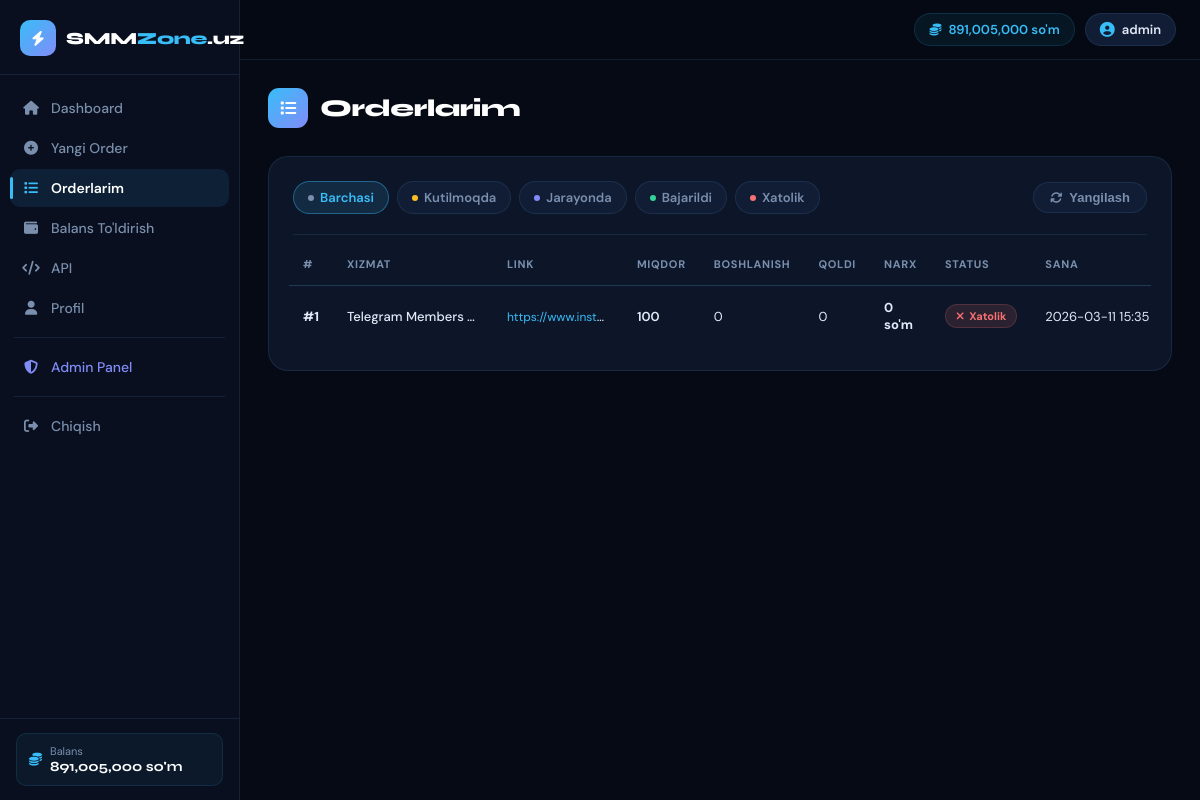
/orders (signed in), run on the app's committed database.
### tables this page shows
CREATE TABLE users (
    id           INTEGER PRIMARY KEY AUTOINCREMENT,
    username     TEXT UNIQUE NOT NULL,
    email        TEXT UNIQUE NOT NULL,
    password     TEXT NOT NULL,
    balance      REAL DEFAULT 0,
    role         TEXT DEFAULT 'user',
    api_key      TEXT UNIQUE,
    total_spent  REAL DEFAULT 0,
    total_orders INTEGER DEFAULT 0,
    ref_code     TEXT UNIQUE,
    referred_by  INTEGER,
    ref_earnings REAL DEFAULT 0,
    is_active    INTEGER DEFAULT 1,
    created_at   TEXT DEFAULT (datetime('now'))
);

CREATE TABLE orders (
    id              INTEGER PRIMARY KEY AUTOINCREMENT,
    user_id         INTEGER NOT NULL,
    service_id      INTEGER NOT NULL,
    provider_order_id TEXT,
    link            TEXT NOT NULL,
    quantity        INTEGER NOT NULL,
    price           REAL NOT NULL,
    start_count     INTEGER DEFAULT 0,
    remains         INTEGER DEFAULT 0,
    status          TEXT DEFAULT 'Pending',
    note            TEXT,
    created_at      TEXT DEFAULT (datetime('now')),
    updated_at      TEXT DEFAULT (datetime('now')),
    FOREIGN KEY(user_id)    REFERENCES users(id),
    FOREIGN KEY(service_id) REFERENCES services(id)
);

CREATE TABLE services (
    id              INTEGER PRIMARY KEY AUTOINCREMENT,
    category_id     INTEGER NOT NULL,
    provider_id     INTEGER,
    name            TEXT NOT NULL,
    description     TEXT,
    type            TEXT DEFAULT 'Default',
    platform        TEXT,
    price_per_1000  REAL NOT NULL,
    min_order       INTEGER DEFAULT 10,
    max_order       INTEGER DEFAULT 100000,
    is_active       INTEGER DEFAULT 1,
    created_at      TEXT DEFAULT (datetime('now')),
    FOREIGN KEY(category_id) REFERENCES categories(id)
);

### services/user_service.py (the view)
@user_bp.route("/orders")
@login_required
def orders():
    db     = get_db()
    u      = current_user()
    page   = max(1, int(request.args.get("page", 1)))
    status = request.args.get("status", "")
    limit  = 20
    where  = "WHERE o.user_id=?"
    params = [u["id"]]
    if status:
        where += " AND o.status=?"
        params.append(status)
    rows = r2l(db.execute(
        f"SELECT o.*, s.name as svc_name FROM orders o "
        f"JOIN services s ON o.service_id=s.id "
        f"{where} ORDER BY o.created_at DESC LIMIT ? OFFSET ?",
        params + [limit, (page - 1) * limit]
    ).fetchall())
    total = db.execute(f"SELECT COUNT(*) FROM orders o {where}", params).fetchone()[0]
    return render_template("orders.html", user=r2d(u), orders=rows,
                           page=page, total=total, limit=limit, status=status)

### database/db.py (called while the page is built)
def get_db():
    if "db" not in g:
        g.db = sqlite3.connect(DATABASE)
        g.db.row_factory = sqlite3.Row
    return g.db

def r2d(row):
    if row is None:
        return None
    return dict(row)

def r2l(rows):
    return [dict(row) for row in rows]

### main.py (called while the page is built)
@app.context_processor
def inject_globals():
    user_balance = 0
    if "user_id" in session:
        db = get_db()
        u  = db.execute("SELECT balance FROM users WHERE id=?", (session["user_id"],)).fetchone()
        if u: user_balance = u["balance"]
        session["balance"] = user_balance
    return {"site_name": Config.SITE_NAME, "user_balance": user_balance}

### services/user_service.py (called while the page is built)
def current_user():
    db = get_db()
    return db.execute("SELECT * FROM users WHERE id=?", (session["user_id"],)).fetchone()

### templates/orders.html (shortened to what this page needs)
{% extends "base.html" %}
{% block content %}
<div class="page-header">
  <h1 class="page-title">
    <div class="page-title-icon"><i class="fas fa-list"></i></div>
    Orderlarim
  </h1>
</div>
<div class="orders-card">
  <div class="filter-bar">
    {% for st, label, dot in [
      ('',           'Barchasi',   'dot-all'),
      ('Pending',    'Kutilmoqda', 'dot-pending'),
      ('Processing', 'Jarayonda',  'dot-process'),
      ('Completed',  'Bajarildi',  'dot-complete'),
      ('Failed',     'Xatolik',    'dot-failed')
    ] %}
    <a href="/orders?status={{ st }}"
       class="filter-btn {% if status == st %}active{% endif %}">
      <span class="dot {{ dot }}"></span>
      {{ label }}
    </a>
    {% endfor %}
    <form method="POST" action="/api/sync-orders" style="margin-left:auto">
      <button type="submit" class="sync-btn">
        <i class="fas fa-sync"></i> Yangilash
      </button>
    </form>
  </div>
  <div class="table-wrap">
    <table class="orders-table">
      <thead>
        <tr>
          <th>#</th>
          <th>Xizmat</th>
          <th>Link</th>
          <th>Miqdor</th>
          <th>Boshlanish</th>
          <th>Qoldi</th>
          <th>Narx</th>
          <th>Status</th>
          <th>Sana</th>
        </tr>
      </thead>
      <tbody>
        {% for o in orders %}
        <tr>
          <td class="td-id">#{{ o.id }}</td>
          <td class="td-svc" title="{{ o.svc_name }}">{{ o.svc_name }}</td>
          <td class="td-link">
            <a href="{{ o.link }}" target="_blank" rel="noopener">{{ o.link }}</a>
          </td>
          <td class="td-num">{{ "{:,}".format(o.quantity) }}</td>
          <td class="td-stat">{{ o.start_count }}</td>
          <td class="td-stat">{{ o.remains }}</td>
          <td class="td-price">{{ "{:,.0f}".format(o.price) }} so'm</td>
          <td>
            {% if o.status == 'Completed' %}
              <span class="badge badge-green"><i class="fas fa-check"></i> Bajarildi</span>
            {% elif o.status == 'Processing' %}
              <span class="badge badge-blue"><i class="fas fa-spinner fa-spin"></i> Jarayonda</span>
            {% elif o.status == 'Pending' %}
              <span class="badge badge-yellow"><i class="fas fa-clock"></i> Kutilmoqda</span>
            {% elif o.status == 'Failed' %}
              <span class="badge badge-red"><i class="fas fa-times"></i> Xatolik</span>
            {% else %}
              <span class="badge badge-gray">{{ o.status }}</span>
            {% endif %}
          </td>
          <td class="td-date">{{ o.created_at[:16] }}</td>
        </tr>
        {% endfor %}
      </tbody>
    </table>
  </div>
</div>
{% endblock %}

### templates/base.html (shortened to what this page needs)
<!DOCTYPE html>
<html lang="uz">
<head>
<link rel="stylesheet" href="https://cdnjs.cloudflare.com/ajax/libs/font-awesome/6.5.0/css/all.min.css">
</head>
<body class="{% block body_class %}{% endblock %}">
{% if 'user_id' in session %}
<div class="sidebar" id="sidebar">
  <a href="/dashboard" class="sidebar-brand">
    <div class="brand-icon"><i class="fas fa-bolt"></i></div>
    <div class="brand-name">SMM<span>Zone</span>.uz</div>
  </a>
  <nav class="sidebar-nav">
    <a href="/dashboard" class="nav-item {% if request.path == '/dashboard' %}active{% endif %}">
      <i class="fas fa-home"></i><span>Dashboard</span>
    </a>
    <a href="/new-order" class="nav-item {% if request.path == '/new-order' %}active{% endif %}">
      <i class="fas fa-plus-circle"></i><span>Yangi Order</span>
    </a>
    <a href="/orders" class="nav-item {% if request.path == '/orders' %}active{% endif %}">
      <i class="fas fa-list"></i><span>Orderlarim</span>
    </a>
    <a href="/add-funds" class="nav-item {% if request.path == '/add-funds' %}active{% endif %}">
      <i class="fas fa-wallet"></i><span>Balans To'ldirish</span>
    </a>
    <a href="/api-docs" class="nav-item {% if request.path == '/api-docs' %}active{% endif %}">
      <i class="fas fa-code"></i><span>API</span>
    </a>
    <a href="/profile" class="nav-item {% if request.path == '/profile' %}active{% endif %}">
      <i class="fas fa-user"></i><span>Profil</span>
    </a>
    {% if session.role == 'admin' %}
    <div class="nav-divider"></div>
    <a href="/admin/" class="nav-item admin-link {% if '/admin' in request.path %}active{% endif %}">
      <i class="fas fa-shield-alt"></i><span>Admin Panel</span>
    </a>
    {% endif %}
    <div class="nav-divider"></div>
    <a href="/logout" class="nav-item logout">
      <i class="fas fa-sign-out-alt"></i><span>Chiqish</span>
    </a>
  </nav>
  <div class="sidebar-footer">
    <div class="sidebar-balance">
      <i class="fas fa-coins"></i>
      <div>
        <div class="sidebar-balance-label">Balans</div>
        <div class="sidebar-balance-val">{{ "{:,.0f}".format(session.get('balance', 0)) }} so'm</div>
      </div>
    </div>
  </div>
</div>
<div class="main-wrap">
  <header class="topbar">
    <div class="topbar-right">
      <div class="balance-badge">
        <i class="fas fa-coins"></i>
        <span id="balance-display">{{ "{:,.0f}".format(session.get('balance', 0)) }} so'm</span>
      </div>
      <a href="/profile" class="user-badge">
        <i class="fas fa-user-circle"></i>
        {{ session.username }}
      </a>
    </div>
  </header>
  <main class="content">
    {% block content %}{% endblock %}
  </main>
</div>
{% else %}
{% block auth_content %}{% endblock %}
{% endif %}
</body>
</html>

### templates/base.html (style rules this page uses)
*, *::before, *::after { box-sizing: border-box; margin: 0; padding: 0; }
:root { --bg: #050a14; --bg2: #090f1e; --card: #0d1628; --card2: #111d35; --border: rgba(99,179,237,0.12); --accent: #38bdf8; --accent2: #818cf8; --accent3: #34d399; --text: #e2eaf8; --muted: #7a8fad; --white: #ffffff; --grad: linear-gradient(135deg, #38bdf8, #818cf8); --sidebar-w: 240px; --topbar-h: 60px; }
html { scroll-behavior: smooth; }
body { font-family: 'DM Sans', sans-serif; background: var(--bg); color: var(--text); min-height: 100vh; }
.sidebar { position: fixed; top: 0; left: 0; bottom: 0; width: var(--sidebar-w); background: var(--bg2); border-right: 1px solid var(--border); display: flex; flex-direction: column; z-index: 200; transition: transform 0.3s ease; }
.sidebar-brand { display: flex; align-items: center; gap: 10px; padding: 20px 20px 18px; border-bottom: 1px solid var(--border); text-decoration: none; flex-shrink: 0; }
.brand-icon { width: 36px; height: 36px; background: var(--grad); border-radius: 10px; display: flex; align-items: center; justify-content: center; font-size: 15px; color: #fff; flex-shrink: 0; }
.brand-name { font-family: 'Syne', sans-serif; font-size: 17px; font-weight: 800; color: var(--white); letter-spacing: -0.3px; }
.brand-name span { color: var(--accent); }
.sidebar-nav { flex: 1; overflow-y: auto; padding: 14px 10px; display: flex; flex-direction: column; gap: 2px; }
.nav-item { display: flex; align-items: center; gap: 11px; padding: 10px 12px; border-radius: 10px; font-size: 14px; font-weight: 500; color: var(--muted); text-decoration: none; transition: all 0.2s ease; position: relative; }
.nav-item i { width: 18px; text-align: center; font-size: 14px; transition: color 0.2s; }
.nav-item.active { background: rgba(56,189,248,0.1); color: var(--white); font-weight: 600; }
.nav-item.active i { color: var(--accent); }
.nav-item.active::before { content: ''; position: absolute; left: 0; top: 20%; bottom: 20%; width: 3px; border-radius: 2px; background: var(--accent); }
.nav-item.admin-link { color: var(--accent2); }
.nav-item.admin-link i { color: var(--accent2); }
.nav-divider { height: 1px; background: var(--border); margin: 8px 4px; }
.sidebar-footer { padding: 14px 16px; border-top: 1px solid var(--border); flex-shrink: 0; }
.sidebar-balance { display: flex; align-items: center; gap: 8px; padding: 10px 12px; background: rgba(56,189,248,0.06); border: 1px solid rgba(56,189,248,0.12); border-radius: 10px; }
.sidebar-balance i { color: var(--accent); font-size: 13px; }
.sidebar-balance-label { font-size: 11px; color: var(--muted); }
.sidebar-balance-val { font-family: 'Syne', sans-serif; font-size: 14px; font-weight: 700; color: var(--white); }
.main-wrap { margin-left: var(--sidebar-w); min-height: 100vh; display: flex; flex-direction: column; }
.topbar { height: var(--topbar-h); position: sticky; top: 0; z-index: 100; background: rgba(5,10,20,0.85); backdrop-filter: blur(14px); border-bottom: 1px solid var(--border); display: flex; align-items: center; padding: 0 24px; gap: 12px; }
.topbar-right { margin-left: auto; display: flex; align-items: center; gap: 10px; }
.balance-badge { display: flex; align-items: center; gap: 7px; padding: 7px 14px; background: rgba(56,189,248,0.07); border: 1px solid rgba(56,189,248,0.15); border-radius: 100px; font-size: 13px; font-weight: 600; color: var(--accent); cursor: default; }
.balance-badge i { font-size: 12px; }
.user-badge { display: flex; align-items: center; gap: 7px; padding: 7px 14px; background: var(--card2); border: 1px solid var(--border); border-radius: 100px; font-size: 13px; font-weight: 600; color: var(--text); text-decoration: none; transition: all 0.2s; }
.user-badge i { color: var(--accent); font-size: 15px; }
.content { flex: 1; padding: 28px 28px 48px; }

### data on the page
users: balance "891,005,000"
orders: id "1", svc_name "Telegram Members…", link "https://www.inst…", quantity "100", start_count "0", remains "0", price "0", status "Failed" (drawn), created_at "2026-03-11 15:35"

### other printed values
{{ session.username }} "admin"
{{ label }} "Barchasi" "Kutilmoqda" "Jarayonda" "Bajarildi" "Xatolik"
